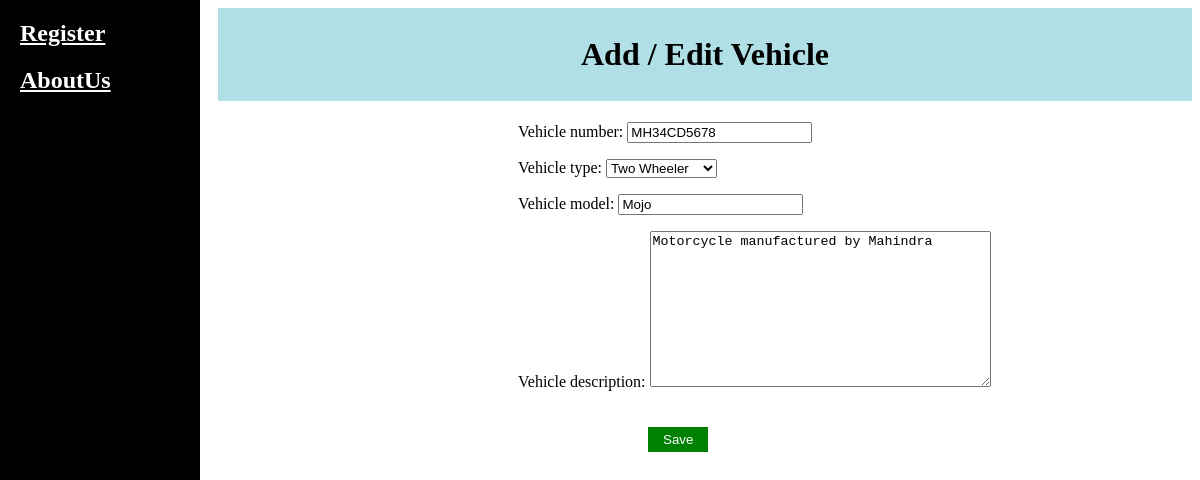
The page /vehicles/vehicle/2/update/ on the database its author committed.
### vehicles/models.py (models this page shows, shortened)
class Vehicle(models.Model):
    VEHICLE_TYPES = (
        ('Two', 'Two Wheeler'),
        ('Three', 'Three Wheeler'),
        ('Four', 'Four Wheeler'),
    )
    vehicle_number = models.CharField(max_length=10)
    vehicle_type = models.CharField(max_length=10, choices=VEHICLE_TYPES)
    vehicle_model = models.CharField(max_length=100)
    vehicle_description = models.TextField()

### vehicles/views.py (the view)
# urls.py: path('vehicle/<int:pk>/update/', v.vehicle_update, name='vehicle_update'),
def vehicle_update(request, pk):
    vehicle = get_object_or_404(Vehicle, pk=pk)
    form = VehicleForm(request.POST or None, instance=vehicle)
    if form.is_valid():
        form.save()
        return redirect('vehicle_list')
    return render(request, 'vehicles/vehicle_form.html', {'form': form})

### vehicles/forms.py
class VehicleForm(forms.ModelForm):
    class Meta:
        model = Vehicle
        fields = '__all__'

### vehicles/templates/vehicles/vehicle_form.html (shortened to what this page needs)
{% extends 'sidebar.html' %}
    {% block body %}
    <center><h1 style="background-color: powderblue; padding-top: 28px; padding-bottom: 28px;">Add / Edit Vehicle</h1></center>
    <form method="POST" style="margin-left: 300px;">
        {{ form.as_p }}
        <button type="submit" style="background-color: green; color: white; border:0px; padding-left: 15px; padding-right: 15px; padding-top: 5px; padding-bottom: 5px; margin-left: 130px; margin-right: 30px; margin-top: 20px;">Save</button>
    </form>
    {% endblock %}

### rows shown on the page
Vehicle: vehicle_number "MH34CD5678", vehicle_type "Two Wheeler", vehicle_model "Mojo", vehicle_description "Motorcycle manufactured by Mahindra"
